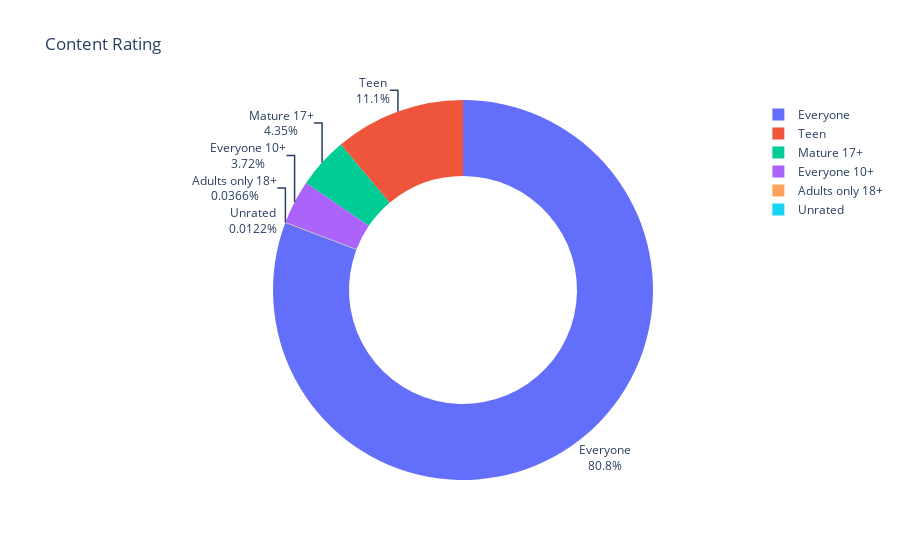

Notebook source saved alongside this figure:
### Code cell
fig = px.pie(labels=ratings.index, 
             values=ratings.values,
             title="Content Rating",
            names=ratings.index,
            hole=0.6)
fig.update_traces(textposition="outside", textinfo='percent+label')

fig.show()

### Figure 1 — Plotly figure (JSON) as saved in the notebook; plotly's stock layout.template omitted (floating-point values rounded to 4 significant figures)
{"data": [{"domain": {"x": [0, 1], "y": [0, 1]}, "hole": 0.6, "hovertemplate": "label=%{label}<br>value=%{value}<extra></extra>", "labels": ["Everyone", "Teen", "Mature 17+", "Everyone 10+", "Adults only 18+", "Unrated"], "legendgroup": "", "name": "", "showlegend": true, "textinfo": "percent+label", "textposition": "outside", "type": "pie", "values": [6621, 912, 357, 305, 3, 1]}], "layout": {"legend": {"tracegroupgap": 0}, "title": {"text": "Content Rating"}}}
